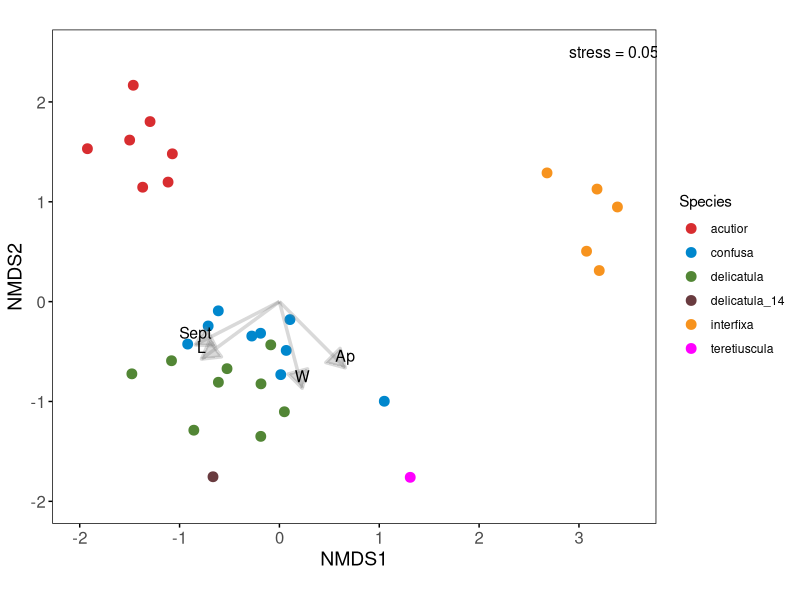
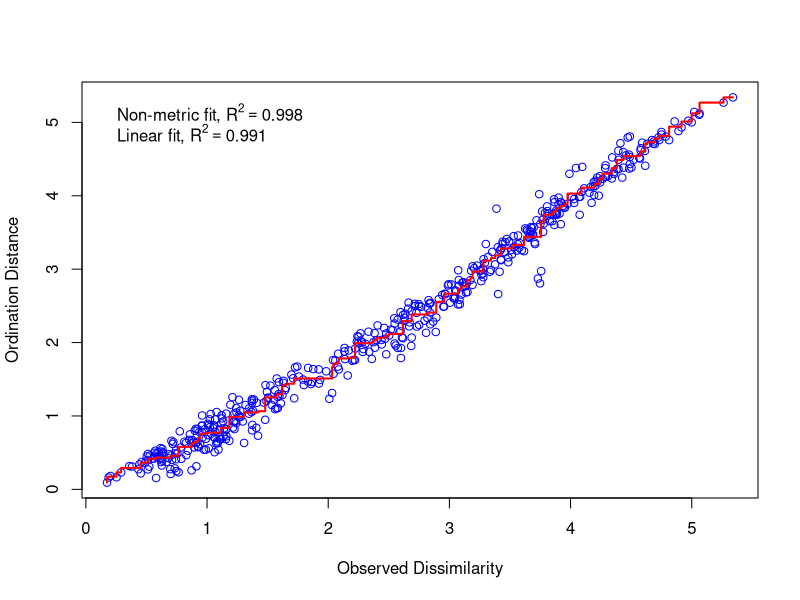

The R source for these figures, in order:
#
# +----------------------------------------------------------------------------------------+
# | This script performs non-metric multidimensional scaling (nMDS) using Euclidean        |
# | distances into two dimensions. Note that nMDS does not use the distances as they are,  |
# | only the rank order of the distances.                                                  |
# | Basic statistics, including feature vectors, are output to a text file. A Shepard      |
# | diagram and a nMDS graph are also provided.                                            |
# |                                                                                        |
# | Stefan Ekman 19 Nov 2024.                                                              |               
# +----------------------------------------------------------------------------------------+
#


# Load libraries
library(vegan)
library(ggplot2)
library(svglite)

# Set working directory
setwd("/Users/stefan/R_workdir/nMDS")

# Get data and labels
data <- read.table(file="arctomia_morph.txt", sep="\t", header=T, row.names=1)
class_labels <- as.factor(data$label)
numerical_data <- data[,1:4]

# Preprocess data
numerical_data <- scale(numerical_data)

# Calculate distance matrix
# Note that nMDS does not use the distances as they are, only the rank order of the distances
distance_matrix <- dist(numerical_data, method="euclidean")

# Perform two-dimensional NMDS
nmds_result <- vegan::metaMDS(distance_matrix, k=2, try=100, trymax=100, autotransform=F)
stress <- nmds_result$stress

# Fit environmental vectors (variables) onto the NMDS configuration
envfit_result <- envfit(nmds_result, numerical_data, perm=9999)

# Extract scores for NMDS and environmental vectors
nmds_scores <- scores(nmds_result, display = "sites")
vector_scores <- scores(envfit_result, display = "vectors")

# Convert NMDS scores to data frame and add class labels
nmds_data <- as.data.frame(nmds_scores)
nmds_data$Species <- class_labels

# Convert vectors scores to data frame
vectors_df <- as.data.frame(vector_scores)
vectors_df$variable <- rownames(vector_scores)

# Create basic NMDS plot with points
plot <- ggplot(nmds_data, aes(x = NMDS1, y = NMDS2, color = Species)) +
  geom_point(size = 3) +
  scale_color_manual(values = c("#D82D30", "#0087CD", "#528635", "#693B3F", "#F7931E", "#FF00FF")) +  # Manually define colors
  theme_minimal() +
  labs(title = NULL, x = "NMDS1", y = "NMDS2")

# Set x and y axis limits and add tick marks at every integer from -2 to 2
plot <- plot +
  scale_x_continuous(limits = c(-2, 3.5), breaks = seq(-2, 3, 1)) +  # Set x-axis from -2 to 2 with ticks at every integer
  scale_y_continuous(limits = c(-2, 2.5), breaks = seq(-2, 2, 1))    # Set y-axis from -2 to 2 with ticks at every integer

# Add arrows to the plot
plot <- plot +
  geom_segment(data = vectors_df, aes(x = 0, y = 0, xend = NMDS1, yend = NMDS2),
               arrow = arrow(type = "closed", length = unit(0.2, "inches")),  # Arrowheads
               color = "grey50",                                              # Medium grey
               linewidth = 1.2,                                               # Line thickness
               alpha = 0.3)                                                   # Opacity

# Add labels to the vectors
plot <- plot +
  geom_text(data = vectors_df, aes(x = NMDS1, y = NMDS2, label = variable),
            color = "black", size = 4, vjust = -0.5)

# Customize the plot appearance: white background, no internal grid lines, with tick marks
plot <- plot +
  theme(
    panel.background = element_rect(fill = "white"),   # Set background to white
    panel.grid.major = element_blank(),                # Remove major grid lines
    panel.grid.minor = element_blank(),                # Remove minor grid lines
    axis.text = element_text(size = 12),               # Customize axis text size
    axis.title = element_text(size = 14),              # Customize axis title size
    axis.ticks = element_line(color = "black")         # Add tick marks
  )
                                         
# Ensure equal scaling on x and y axes
plot <- plot +
  coord_fixed()

# Add the stress value in the upper right corner of the plot
plot <- plot +
  annotate(
    "text",
    x = 2.9, 
    y = 2.5,
    label = paste("stress =", round(stress, 3)),
    size = 4,
    color = "black",
    hjust = 0)

# Save the plot
ggsave("NMDS_plot.svg", plot = plot, dpi = 600, width = 10, height = 8)

# Save basic analysis stats
sink("nmds.txt", append=F)
nmds_result
envfit_result
sink()
pdf(file="shepard.pdf")
stressplot(nmds_result)
dev.off()
